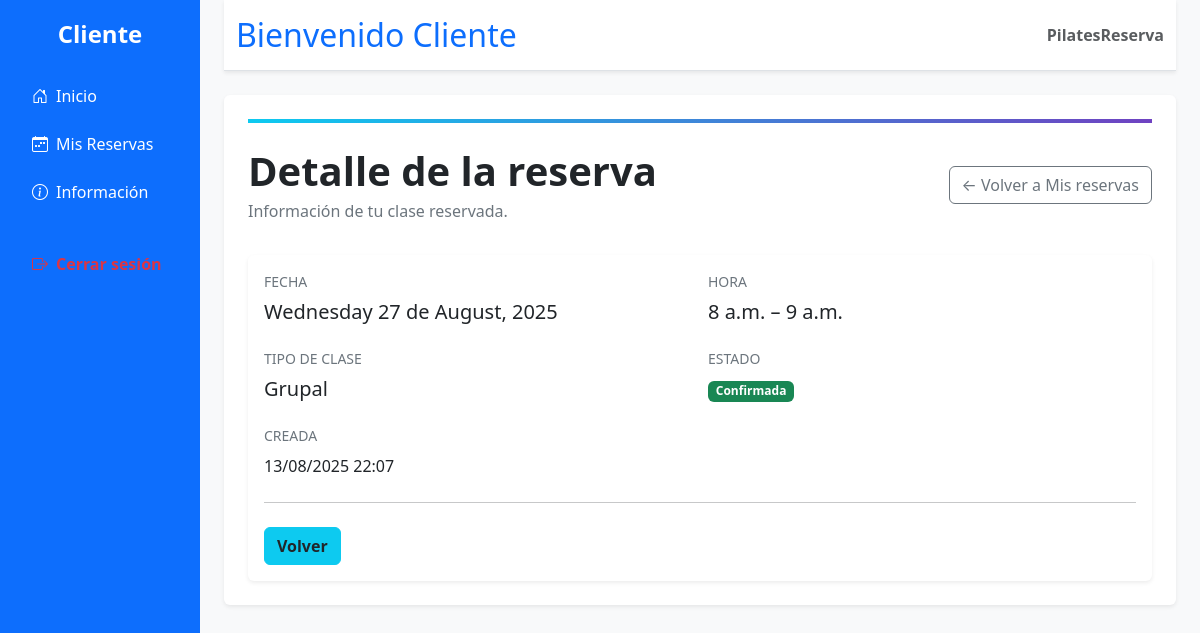
The page /usuarios/mis-reservas/5/ (signed in) on the database its author committed.
### index/models.py (models this page shows, shortened)
class Reserva(models.Model):
    CLASES = [
        ("reformer", "Reformer"),
        ("mat", "Mat"),
        ("grupal", "Grupal"),
    ]
    ESTADOS = [
        ("Confirmada", "Confirmada"),
        ("Pendiente", "Pendiente"),
        ("Cancelada", "Cancelada"),
        ("Completada", "Completada"),
    ]
    user = models.ForeignKey(
        settings.AUTH_USER_MODEL,
        on_delete=models.CASCADE,
        related_name="reservas_index",         # <-- nombre único para la app index
        related_query_name="reserva_index",    # <-- nombre único para queries
    )
    tipo = models.CharField(max_length=20, choices=CLASES)
    fecha = models.DateField()
    inicio = models.TimeField()
    fin = models.TimeField(null=True, blank=True)
    estado = models.CharField(
        max_length=12, choices=ESTADOS, default="Confirmada")
    created_at = models.DateTimeField(auto_now_add=True)
    class Meta:
        ordering = ["-fecha", "-inicio"]

### usuarios/views.py (the view)
# urls.py: path("mis-reservas/<int:pk>/", views.reserva_detalle, name="reserva_detalle"),
@login_required
def reserva_detalle(request, pk: int):
    r = get_object_or_404(Reserva, pk=pk, user=request.user)
    return render(request, "usuarios/reserva_detalle.html", {"r": r})

### usuarios/templates/usuarios/reserva_detalle.html (shortened to what this page needs)
{% extends 'usuarios/base_usuarios.html' %}
{% block content %}
<section class="position-relative">
  <div style="height:4px; background:linear-gradient(90deg,#0dcaf0,#6f42c1);"></div>
  <div class="container-fluid px-0 py-4">
    <div class="d-flex flex-column flex-md-row align-items-md-center justify-content-between gap-3">
      <div>
        <h1 class="fw-bold mb-1">Detalle de la reserva</h1>
        <p class="text-secondary mb-0">Información de tu clase reservada.</p>
      </div>
      <div class="d-flex gap-2">
        <a href="{% url 'usuarios:mis_reservas' %}" class="btn btn-outline-secondary">
          ← Volver a Mis reservas
        </a>
      </div>
    </div>
  </div>
</section>
<section class="pt-2">
  <div class="card shadow-sm border-0">
    <div class="card-body">
      <div class="row g-3">
        <div class="col-12 col-md-6">
          <div class="mb-2 text-uppercase small text-secondary">Fecha</div>
          <div class="h5">{{ r.fecha|date:"l d \\d\\e F, Y" }}</div>
        </div>
        <div class="col-12 col-md-6">
          <div class="mb-2 text-uppercase small text-secondary">Hora</div>
          <div class="h5">
            {{ r.inicio }}{% if r.fin %} – {{ r.fin }}{% endif %}
          </div>
        </div>
        <div class="col-12 col-md-6">
          <div class="mb-2 text-uppercase small text-secondary">Tipo de clase</div>
          <div class="h5 text-capitalize">{{ r.tipo }}</div>
        </div>
        <div class="col-12 col-md-6">
          <div class="mb-2 text-uppercase small text-secondary">Estado</div>
          <span class="badge
                {% if r.estado == 'Confirmada' %}text-bg-success
                {% elif r.estado == 'Pendiente' %}text-bg-warning
                {% elif r.estado == 'Cancelada' %}text-bg-danger
                {% else %}text-bg-secondary{% endif %}">
            {{ r.estado }}
          </span>
        </div>
        <div class="col-12">
          <div class="mb-2 text-uppercase small text-secondary">Creada</div>
          <div>{{ r.created_at|date:"d/m/Y H:i" }}</div>
        </div>
      </div>
      <hr class="my-4" />
      <div class="d-flex gap-2">
        <a href="{% url 'usuarios:mis_reservas' %}" class="btn btn-info text-dark fw-semibold">
          Volver
        </a>
      </div>
    </div>
  </div>
</section>
{% endblock %}

### rows shown on the page
Reserva: fecha "Wednesday 27 de August, 2025", inicio "8 a.m.", fin "9 a.m.", tipo "Grupal", estado "Confirmada", created_at "13/08/2025 22:07"
